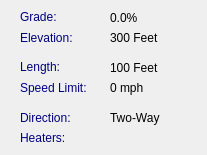
<?xml version="1.0" encoding="UTF-8"?>
<ui version="4.0">
 <class>TrackDetails</class>
 <widget class="QDialog" name="TrackDetails">
  <property name="geometry">
   <rect>
    <x>0</x>
    <y>0</y>
    <width>207</width>
    <height>155</height>
   </rect>
  </property>
  <property name="windowTitle">
   <string>Dialog</string>
  </property>
  <widget class="QLabel" name="label">
   <property name="geometry">
    <rect>
     <x>20</x>
     <y>10</y>
     <width>47</width>
     <height>14</height>
    </rect>
   </property>
   <property name="styleSheet">
    <string notr="true">color: rgb(0, 0, 127);</string>
   </property>
   <property name="text">
    <string>Grade:</string>
   </property>
  </widget>
  <widget class="QLabel" name="label_2">
   <property name="geometry">
    <rect>
     <x>20</x>
     <y>30</y>
     <width>71</width>
     <height>16</height>
    </rect>
   </property>
   <property name="styleSheet">
    <string notr="true">color: rgb(0, 0, 127);</string>
   </property>
   <property name="text">
    <string>Elevation:</string>
   </property>
  </widget>
  <widget class="QLabel" name="label_3">
   <property name="geometry">
    <rect>
     <x>20</x>
     <y>60</y>
     <width>47</width>
     <height>14</height>
    </rect>
   </property>
   <property name="styleSheet">
    <string notr="true">color: rgb(0, 0, 127);</string>
   </property>
   <property name="text">
    <string>Length:</string>
   </property>
  </widget>
  <widget class="QLabel" name="label_4">
   <property name="geometry">
    <rect>
     <x>20</x>
     <y>80</y>
     <width>81</width>
     <height>16</height>
    </rect>
   </property>
   <property name="styleSheet">
    <string notr="true">color: rgb(0, 0, 127);</string>
   </property>
   <property name="text">
    <string>Speed Limit:</string>
   </property>
  </widget>
  <widget class="QLabel" name="label_5">
   <property name="geometry">
    <rect>
     <x>20</x>
     <y>110</y>
     <width>81</width>
     <height>16</height>
    </rect>
   </property>
   <property name="styleSheet">
    <string notr="true">color: rgb(0, 0, 127);</string>
   </property>
   <property name="text">
    <string>Direction:</string>
   </property>
  </widget>
  <widget class="QLabel" name="label_6">
   <property name="geometry">
    <rect>
     <x>20</x>
     <y>130</y>
     <width>61</width>
     <height>16</height>
    </rect>
   </property>
   <property name="styleSheet">
    <string notr="true">color: rgb(0, 0, 127);</string>
   </property>
   <property name="text">
    <string>Heaters:</string>
   </property>
  </widget>
  <widget class="QLabel" name="label_7">
   <property name="geometry">
    <rect>
     <x>20</x>
     <y>170</y>
     <width>51</width>
     <height>16</height>
    </rect>
   </property>
   <property name="styleSheet">
    <string notr="true">color: rgb(0, 0, 127);</string>
   </property>
   <property name="text">
    <string/>
   </property>
  </widget>
  <widget class="QLabel" name="heater_status">
   <property name="geometry">
    <rect>
     <x>110</x>
     <y>130</y>
     <width>47</width>
     <height>14</height>
    </rect>
   </property>
   <property name="text">
    <string/>
   </property>
  </widget>
  <widget class="QLabel" name="grade_label">
   <property name="geometry">
    <rect>
     <x>110</x>
     <y>10</y>
     <width>61</width>
     <height>16</height>
    </rect>
   </property>
   <property name="text">
    <string>0.0%</string>
   </property>
  </widget>
  <widget class="QLabel" name="elevation_label">
   <property name="geometry">
    <rect>
     <x>110</x>
     <y>30</y>
     <width>81</width>
     <height>16</height>
    </rect>
   </property>
   <property name="text">
    <string>300 Feet</string>
   </property>
  </widget>
  <widget class="QLabel" name="length_label">
   <property name="geometry">
    <rect>
     <x>110</x>
     <y>60</y>
     <width>71</width>
     <height>16</height>
    </rect>
   </property>
   <property name="text">
    <string>100 Feet</string>
   </property>
  </widget>
  <widget class="QLabel" name="speed_label">
   <property name="geometry">
    <rect>
     <x>110</x>
     <y>80</y>
     <width>81</width>
     <height>16</height>
    </rect>
   </property>
   <property name="text">
    <string>0 mph</string>
   </property>
  </widget>
  <widget class="QLabel" name="direction_label">
   <property name="geometry">
    <rect>
     <x>110</x>
     <y>110</y>
     <width>71</width>
     <height>16</height>
    </rect>
   </property>
   <property name="text">
    <string>Two-Way</string>
   </property>
  </widget>
  <widget class="QLabel" name="beacon_label">
   <property name="geometry">
    <rect>
     <x>110</x>
     <y>170</y>
     <width>47</width>
     <height>14</height>
    </rect>
   </property>
   <property name="text">
    <string/>
   </property>
  </widget>
 </widget>
 <resources/>
 <connections/>
</ui>
